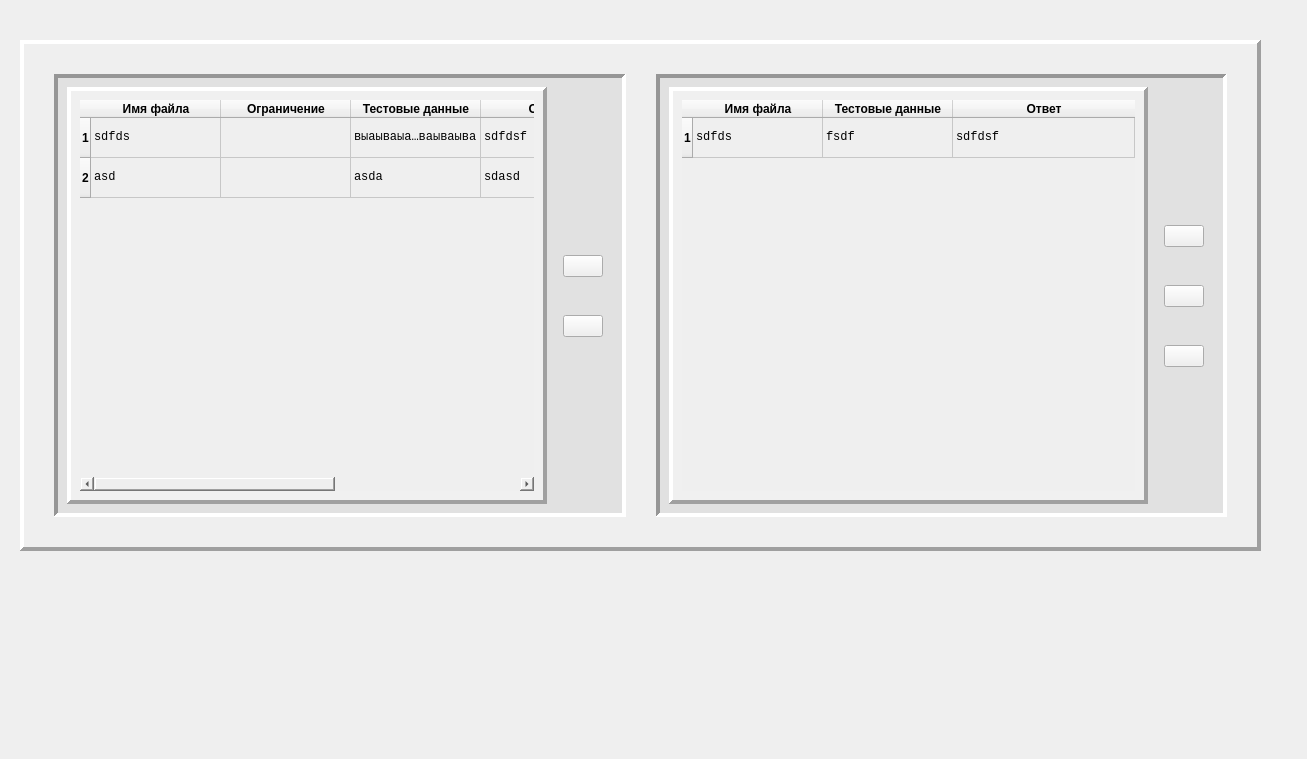
<?xml version="1.0" encoding="UTF-8"?>
<ui version="4.0">
 <class>test</class>
 <widget class="QWidget" name="test">
  <property name="geometry">
   <rect>
    <x>0</x>
    <y>0</y>
    <width>1307</width>
    <height>759</height>
   </rect>
  </property>
  <property name="minimumSize">
   <size>
    <width>1302</width>
    <height>759</height>
   </size>
  </property>
  <property name="maximumSize">
   <size>
    <width>2000</width>
    <height>759</height>
   </size>
  </property>
  <property name="windowTitle">
   <string>Form</string>
  </property>
  <widget class="QFrame" name="frame">
   <property name="geometry">
    <rect>
     <x>20</x>
     <y>40</y>
     <width>1241</width>
     <height>511</height>
    </rect>
   </property>
   <property name="minimumSize">
    <size>
     <width>1241</width>
     <height>511</height>
    </size>
   </property>
   <property name="maximumSize">
    <size>
     <width>1241</width>
     <height>511</height>
    </size>
   </property>
   <property name="styleSheet">
    <string notr="true">border-radius = 100;</string>
   </property>
   <property name="frameShape">
    <enum>QFrame::Panel</enum>
   </property>
   <property name="frameShadow">
    <enum>QFrame::Raised</enum>
   </property>
   <property name="lineWidth">
    <number>4</number>
   </property>
   <property name="midLineWidth">
    <number>0</number>
   </property>
   <layout class="QHBoxLayout" name="horizontalLayout">
    <property name="spacing">
     <number>30</number>
    </property>
    <property name="sizeConstraint">
     <enum>QLayout::SetDefaultConstraint</enum>
    </property>
    <property name="leftMargin">
     <number>30</number>
    </property>
    <property name="topMargin">
     <number>30</number>
    </property>
    <property name="rightMargin">
     <number>30</number>
    </property>
    <property name="bottomMargin">
     <number>30</number>
    </property>
    <item>
     <widget class="QScrollArea" name="scrollArea_2">
      <property name="styleSheet">
       <string notr="true">background-color: rgb(225, 225, 225);
</string>
      </property>
      <property name="frameShape">
       <enum>QFrame::Panel</enum>
      </property>
      <property name="lineWidth">
       <number>4</number>
      </property>
      <property name="horizontalScrollBarPolicy">
       <enum>Qt::ScrollBarAlwaysOff</enum>
      </property>
      <property name="widgetResizable">
       <bool>true</bool>
      </property>
      <widget class="QWidget" name="scrollAreaWidgetContents_2">
       <property name="geometry">
        <rect>
         <x>0</x>
         <y>0</y>
         <width>568</width>
         <height>435</height>
        </rect>
       </property>
       <layout class="QHBoxLayout" name="horizontalLayout_2">
        <item>
         <widget class="QScrollArea" name="scrollArea">
          <property name="styleSheet">
           <string notr="true">background-color: rgb(240, 240, 240);</string>
          </property>
          <property name="frameShape">
           <enum>QFrame::Panel</enum>
          </property>
          <property name="frameShadow">
           <enum>QFrame::Raised</enum>
          </property>
          <property name="lineWidth">
           <number>4</number>
          </property>
          <property name="horizontalScrollBarPolicy">
           <enum>Qt::ScrollBarAlwaysOff</enum>
          </property>
          <property name="widgetResizable">
           <bool>true</bool>
          </property>
          <widget class="QWidget" name="scrollAreaWidgetContents">
           <property name="geometry">
            <rect>
             <x>0</x>
             <y>0</y>
             <width>460</width>
             <height>405</height>
            </rect>
           </property>
           <layout class="QVBoxLayout" name="verticalLayout_3">
            <item>
             <layout class="QVBoxLayout" name="verticalLayout_4">
              <item>
               <widget class="QTableWidget" name="tableWidget">
                <property name="font">
                 <font>
                  <family>Consolas</family>
                  <pointsize>9</pointsize>
                 </font>
                </property>
                <property name="styleSheet">
                 <string notr="true">background-color: rgb(239, 239, 239);
font: 9pt &quot;Consolas&quot;;</string>
                </property>
                <property name="frameShape">
                 <enum>QFrame::NoFrame</enum>
                </property>
                <property name="verticalScrollBarPolicy">
                 <enum>Qt::ScrollBarAsNeeded</enum>
                </property>
                <property name="horizontalScrollBarPolicy">
                 <enum>Qt::ScrollBarAsNeeded</enum>
                </property>
                <property name="sizeAdjustPolicy">
                 <enum>QAbstractScrollArea::AdjustToContents</enum>
                </property>
                <property name="editTriggers">
                 <set>QAbstractItemView::NoEditTriggers</set>
                </property>
                <property name="tabKeyNavigation">
                 <bool>false</bool>
                </property>
                <property name="showDropIndicator" stdset="0">
                 <bool>true</bool>
                </property>
                <property name="dragEnabled">
                 <bool>false</bool>
                </property>
                <property name="dragDropOverwriteMode">
                 <bool>true</bool>
                </property>
                <property name="dragDropMode">
                 <enum>QAbstractItemView::NoDragDrop</enum>
                </property>
                <property name="defaultDropAction">
                 <enum>Qt::IgnoreAction</enum>
                </property>
                <property name="alternatingRowColors">
                 <bool>false</bool>
                </property>
                <property name="selectionMode">
                 <enum>QAbstractItemView::SingleSelection</enum>
                </property>
                <property name="selectionBehavior">
                 <enum>QAbstractItemView::SelectRows</enum>
                </property>
                <property name="iconSize">
                 <size>
                  <width>0</width>
                  <height>0</height>
                 </size>
                </property>
                <property name="textElideMode">
                 <enum>Qt::ElideMiddle</enum>
                </property>
                <property name="verticalScrollMode">
                 <enum>QAbstractItemView::ScrollPerPixel</enum>
                </property>
                <property name="horizontalScrollMode">
                 <enum>QAbstractItemView::ScrollPerPixel</enum>
                </property>
                <property name="wordWrap">
                 <bool>true</bool>
                </property>
                <property name="cornerButtonEnabled">
                 <bool>true</bool>
                </property>
                <attribute name="horizontalHeaderVisible">
                 <bool>true</bool>
                </attribute>
                <attribute name="horizontalHeaderCascadingSectionResizes">
                 <bool>false</bool>
                </attribute>
                <attribute name="horizontalHeaderDefaultSectionSize">
                 <number>130</number>
                </attribute>
                <attribute name="horizontalHeaderHighlightSections">
                 <bool>true</bool>
                </attribute>
                <attribute name="horizontalHeaderMinimumSectionSize">
                 <number>49</number>
                </attribute>
                <attribute name="horizontalHeaderShowSortIndicator" stdset="0">
                 <bool>false</bool>
                </attribute>
                <attribute name="horizontalHeaderStretchLastSection">
                 <bool>false</bool>
                </attribute>
                <attribute name="verticalHeaderVisible">
                 <bool>true</bool>
                </attribute>
                <attribute name="verticalHeaderCascadingSectionResizes">
                 <bool>false</bool>
                </attribute>
                <attribute name="verticalHeaderDefaultSectionSize">
                 <number>40</number>
                </attribute>
                <attribute name="verticalHeaderHighlightSections">
                 <bool>true</bool>
                </attribute>
                <attribute name="verticalHeaderMinimumSectionSize">
                 <number>40</number>
                </attribute>
                <attribute name="verticalHeaderShowSortIndicator" stdset="0">
                 <bool>false</bool>
                </attribute>
                <attribute name="verticalHeaderStretchLastSection">
                 <bool>false</bool>
                </attribute>
                <row>
                 <property name="text">
                  <string>1</string>
                 </property>
                 <property name="font">
                  <font>
                   <weight>75</weight>
                   <bold>true</bold>
                  </font>
                 </property>
                </row>
                <row>
                 <property name="text">
                  <string>2</string>
                 </property>
                 <property name="font">
                  <font>
                   <weight>75</weight>
                   <bold>true</bold>
                  </font>
                 </property>
                </row>
                <column>
                 <property name="text">
                  <string>Имя файла</string>
                 </property>
                 <property name="font">
                  <font>
                   <weight>75</weight>
                   <bold>true</bold>
                  </font>
                 </property>
                </column>
                <column>
                 <property name="text">
                  <string>Ограничение</string>
                 </property>
                 <property name="font">
                  <font>
                   <weight>75</weight>
                   <bold>true</bold>
                  </font>
                 </property>
                </column>
                <column>
                 <property name="text">
                  <string>Тестовые данные</string>
                 </property>
                 <property name="font">
                  <font>
                   <weight>75</weight>
                   <bold>true</bold>
                  </font>
                 </property>
                </column>
                <column>
                 <property name="text">
                  <string>Ответ</string>
                 </property>
                 <property name="font">
                  <font>
                   <weight>75</weight>
                   <bold>true</bold>
                  </font>
                 </property>
                </column>
                <column>
                 <property name="text">
                  <string>Баллы</string>
                 </property>
                 <property name="font">
                  <font>
                   <weight>75</weight>
                   <bold>true</bold>
                  </font>
                 </property>
                </column>
                <column>
                 <property name="text">
                  <string>Необходимая группа</string>
                 </property>
                 <property name="font">
                  <font>
                   <weight>75</weight>
                   <bold>true</bold>
                  </font>
                 </property>
                </column>
                <item row="0" column="0">
                 <property name="text">
                  <string>sdfds</string>
                 </property>
                </item>
                <item row="0" column="2">
                 <property name="text">
                  <string>выаываыавыаываываываыва</string>
                 </property>
                </item>
                <item row="0" column="3">
                 <property name="text">
                  <string>sdfdsf</string>
                 </property>
                </item>
                <item row="1" column="0">
                 <property name="text">
                  <string>asd</string>
                 </property>
                </item>
                <item row="1" column="2">
                 <property name="text">
                  <string>asda</string>
                 </property>
                </item>
                <item row="1" column="3">
                 <property name="text">
                  <string>sdasd</string>
                 </property>
                </item>
               </widget>
              </item>
             </layout>
            </item>
           </layout>
          </widget>
         </widget>
        </item>
        <item>
         <layout class="QVBoxLayout" name="verticalLayout">
          <property name="spacing">
           <number>38</number>
          </property>
          <property name="leftMargin">
           <number>10</number>
          </property>
          <property name="rightMargin">
           <number>10</number>
          </property>
          <item>
           <spacer name="verticalSpacer">
            <property name="orientation">
             <enum>Qt::Vertical</enum>
            </property>
            <property name="sizeHint" stdset="0">
             <size>
              <width>20</width>
              <height>40</height>
             </size>
            </property>
           </spacer>
          </item>
          <item alignment="Qt::AlignBottom">
           <widget class="QPushButton" name="pb_edit_chunk">
            <property name="styleSheet">
             <string notr="true">background-color: rgb(240, 240, 240);</string>
            </property>
            <property name="text">
             <string/>
            </property>
            <property name="icon">
             <iconset>
              <normaloff>../../Downloads/free-icon-editing-3388936.png</normaloff>../../Downloads/free-icon-editing-3388936.png</iconset>
            </property>
            <property name="iconSize">
             <size>
              <width>38</width>
              <height>38</height>
             </size>
            </property>
           </widget>
          </item>
          <item alignment="Qt::AlignTop">
           <widget class="QPushButton" name="pb_del_chunk">
            <property name="styleSheet">
             <string notr="true">background-color: rgb(240, 240, 240);</string>
            </property>
            <property name="text">
             <string/>
            </property>
            <property name="icon">
             <iconset>
              <normaloff>../../Downloads/free-icon-trash-can-2891756.png</normaloff>../../Downloads/free-icon-trash-can-2891756.png</iconset>
            </property>
            <property name="iconSize">
             <size>
              <width>38</width>
              <height>38</height>
             </size>
            </property>
            <property name="autoDefault">
             <bool>false</bool>
            </property>
            <property name="default">
             <bool>false</bool>
            </property>
            <property name="flat">
             <bool>false</bool>
            </property>
           </widget>
          </item>
          <item>
           <spacer name="verticalSpacer_2">
            <property name="orientation">
             <enum>Qt::Vertical</enum>
            </property>
            <property name="sizeHint" stdset="0">
             <size>
              <width>20</width>
              <height>40</height>
             </size>
            </property>
           </spacer>
          </item>
         </layout>
        </item>
       </layout>
      </widget>
     </widget>
    </item>
    <item>
     <widget class="QScrollArea" name="scrollArea_3">
      <property name="styleSheet">
       <string notr="true">
background-color: rgb(225, 225, 225);</string>
      </property>
      <property name="frameShape">
       <enum>QFrame::Panel</enum>
      </property>
      <property name="lineWidth">
       <number>4</number>
      </property>
      <property name="horizontalScrollBarPolicy">
       <enum>Qt::ScrollBarAlwaysOff</enum>
      </property>
      <property name="widgetResizable">
       <bool>true</bool>
      </property>
      <widget class="QWidget" name="scrollAreaWidgetContents_3">
       <property name="geometry">
        <rect>
         <x>0</x>
         <y>0</y>
         <width>559</width>
         <height>435</height>
        </rect>
       </property>
       <layout class="QHBoxLayout" name="horizontalLayout_3">
        <item>
         <widget class="QScrollArea" name="scrollArea_4">
          <property name="styleSheet">
           <string notr="true">background-color: rgb(240, 240, 240);</string>
          </property>
          <property name="frameShape">
           <enum>QFrame::Panel</enum>
          </property>
          <property name="frameShadow">
           <enum>QFrame::Raised</enum>
          </property>
          <property name="lineWidth">
           <number>4</number>
          </property>
          <property name="widgetResizable">
           <bool>true</bool>
          </property>
          <widget class="QWidget" name="scrollAreaWidgetContents_4">
           <property name="geometry">
            <rect>
             <x>0</x>
             <y>0</y>
             <width>451</width>
             <height>405</height>
            </rect>
           </property>
           <layout class="QHBoxLayout" name="horizontalLayout_5">
            <item>
             <layout class="QHBoxLayout" name="horizontalLayout_4">
              <item>
               <widget class="QTableWidget" name="tableWidget_2">
                <property name="font">
                 <font>
                  <family>Consolas</family>
                  <pointsize>9</pointsize>
                 </font>
                </property>
                <property name="styleSheet">
                 <string notr="true">background-color: rgb(239, 239, 239);
font: 9pt &quot;Consolas&quot;;</string>
                </property>
                <property name="frameShape">
                 <enum>QFrame::NoFrame</enum>
                </property>
                <property name="editTriggers">
                 <set>QAbstractItemView::NoEditTriggers</set>
                </property>
                <property name="tabKeyNavigation">
                 <bool>false</bool>
                </property>
                <property name="showDropIndicator" stdset="0">
                 <bool>true</bool>
                </property>
                <property name="dragEnabled">
                 <bool>false</bool>
                </property>
                <property name="dragDropOverwriteMode">
                 <bool>true</bool>
                </property>
                <property name="selectionMode">
                 <enum>QAbstractItemView::SingleSelection</enum>
                </property>
                <property name="selectionBehavior">
                 <enum>QAbstractItemView::SelectRows</enum>
                </property>
                <property name="textElideMode">
                 <enum>Qt::ElideRight</enum>
                </property>
                <property name="wordWrap">
                 <bool>true</bool>
                </property>
                <attribute name="horizontalHeaderVisible">
                 <bool>true</bool>
                </attribute>
                <attribute name="horizontalHeaderCascadingSectionResizes">
                 <bool>false</bool>
                </attribute>
                <attribute name="horizontalHeaderDefaultSectionSize">
                 <number>130</number>
                </attribute>
                <attribute name="horizontalHeaderHighlightSections">
                 <bool>true</bool>
                </attribute>
                <attribute name="horizontalHeaderMinimumSectionSize">
                 <number>49</number>
                </attribute>
                <attribute name="horizontalHeaderShowSortIndicator" stdset="0">
                 <bool>false</bool>
                </attribute>
                <attribute name="horizontalHeaderStretchLastSection">
                 <bool>true</bool>
                </attribute>
                <attribute name="verticalHeaderVisible">
                 <bool>true</bool>
                </attribute>
                <attribute name="verticalHeaderCascadingSectionResizes">
                 <bool>false</bool>
                </attribute>
                <attribute name="verticalHeaderDefaultSectionSize">
                 <number>40</number>
                </attribute>
                <attribute name="verticalHeaderHighlightSections">
                 <bool>true</bool>
                </attribute>
                <attribute name="verticalHeaderMinimumSectionSize">
                 <number>40</number>
                </attribute>
                <attribute name="verticalHeaderShowSortIndicator" stdset="0">
                 <bool>false</bool>
                </attribute>
                <attribute name="verticalHeaderStretchLastSection">
                 <bool>false</bool>
                </attribute>
                <row>
                 <property name="text">
                  <string>1</string>
                 </property>
                 <property name="font">
                  <font>
                   <weight>75</weight>
                   <bold>true</bold>
                  </font>
                 </property>
                </row>
                <column>
                 <property name="text">
                  <string>Имя файла</string>
                 </property>
                 <property name="font">
                  <font>
                   <weight>75</weight>
                   <bold>true</bold>
                  </font>
                 </property>
                </column>
                <column>
                 <property name="text">
                  <string>Тестовые данные</string>
                 </property>
                 <property name="font">
                  <font>
                   <weight>75</weight>
                   <bold>true</bold>
                  </font>
                 </property>
                </column>
                <column>
                 <property name="text">
                  <string>Ответ</string>
                 </property>
                 <property name="font">
                  <font>
                   <weight>75</weight>
                   <bold>true</bold>
                  </font>
                 </property>
                </column>
                <item row="0" column="0">
                 <property name="text">
                  <string>sdfds</string>
                 </property>
                </item>
                <item row="0" column="1">
                 <property name="text">
                  <string>fsdf</string>
                 </property>
                </item>
                <item row="0" column="2">
                 <property name="text">
                  <string>sdfdsf</string>
                 </property>
                </item>
               </widget>
              </item>
             </layout>
            </item>
           </layout>
          </widget>
         </widget>
        </item>
        <item>
         <layout class="QVBoxLayout" name="verticalLayout_2">
          <property name="spacing">
           <number>38</number>
          </property>
          <property name="leftMargin">
           <number>10</number>
          </property>
          <property name="rightMargin">
           <number>10</number>
          </property>
          <item>
           <spacer name="verticalSpacer_3">
            <property name="orientation">
             <enum>Qt::Vertical</enum>
            </property>
            <property name="sizeHint" stdset="0">
             <size>
              <width>20</width>
              <height>40</height>
             </size>
            </property>
           </spacer>
          </item>
          <item alignment="Qt::AlignBottom">
           <widget class="QPushButton" name="pb_edit_test">
            <property name="styleSheet">
             <string notr="true">background-color: rgb(240, 240, 240);</string>
            </property>
            <property name="text">
             <string/>
            </property>
            <property name="icon">
             <iconset>
              <normaloff>../../Downloads/free-icon-editing-3388936.png</normaloff>../../Downloads/free-icon-editing-3388936.png</iconset>
            </property>
            <property name="iconSize">
             <size>
              <width>38</width>
              <height>38</height>
             </size>
            </property>
           </widget>
          </item>
          <item>
           <widget class="QPushButton" name="pb_add_test">
            <property name="styleSheet">
             <string notr="true">background-color: rgb(240, 240, 240);</string>
            </property>
            <property name="text">
             <string/>
            </property>
            <property name="icon">
             <iconset>
              <normaloff>../../Downloads/icons8-плюс-78 (1).png</normaloff>../../Downloads/icons8-плюс-78 (1).png</iconset>
            </property>
            <property name="iconSize">
             <size>
              <width>38</width>
              <height>38</height>
             </size>
            </property>
           </widget>
          </item>
          <item alignment="Qt::AlignTop">
           <widget class="QPushButton" name="pb_del_test">
            <property name="styleSheet">
             <string notr="true">background-color: rgb(240, 240, 240);</string>
            </property>
            <property name="text">
             <string/>
            </property>
            <property name="icon">
             <iconset>
              <normaloff>../../Downloads/free-icon-trash-can-2891756.png</normaloff>../../Downloads/free-icon-trash-can-2891756.png</iconset>
            </property>
            <property name="iconSize">
             <size>
              <width>38</width>
              <height>38</height>
             </size>
            </property>
           </widget>
          </item>
          <item>
           <spacer name="verticalSpacer_4">
            <property name="orientation">
             <enum>Qt::Vertical</enum>
            </property>
            <property name="sizeHint" stdset="0">
             <size>
              <width>20</width>
              <height>40</height>
             </size>
            </property>
           </spacer>
          </item>
         </layout>
        </item>
       </layout>
      </widget>
     </widget>
    </item>
   </layout>
  </widget>
 </widget>
 <tabstops>
  <tabstop>pb_del_chunk</tabstop>
  <tabstop>scrollArea_2</tabstop>
  <tabstop>scrollArea_3</tabstop>
  <tabstop>scrollArea</tabstop>
  <tabstop>scrollArea_4</tabstop>
  <tabstop>pb_edit_test</tabstop>
  <tabstop>pb_del_test</tabstop>
  <tabstop>pb_edit_chunk</tabstop>
 </tabstops>
 <resources/>
 <connections/>
</ui>
